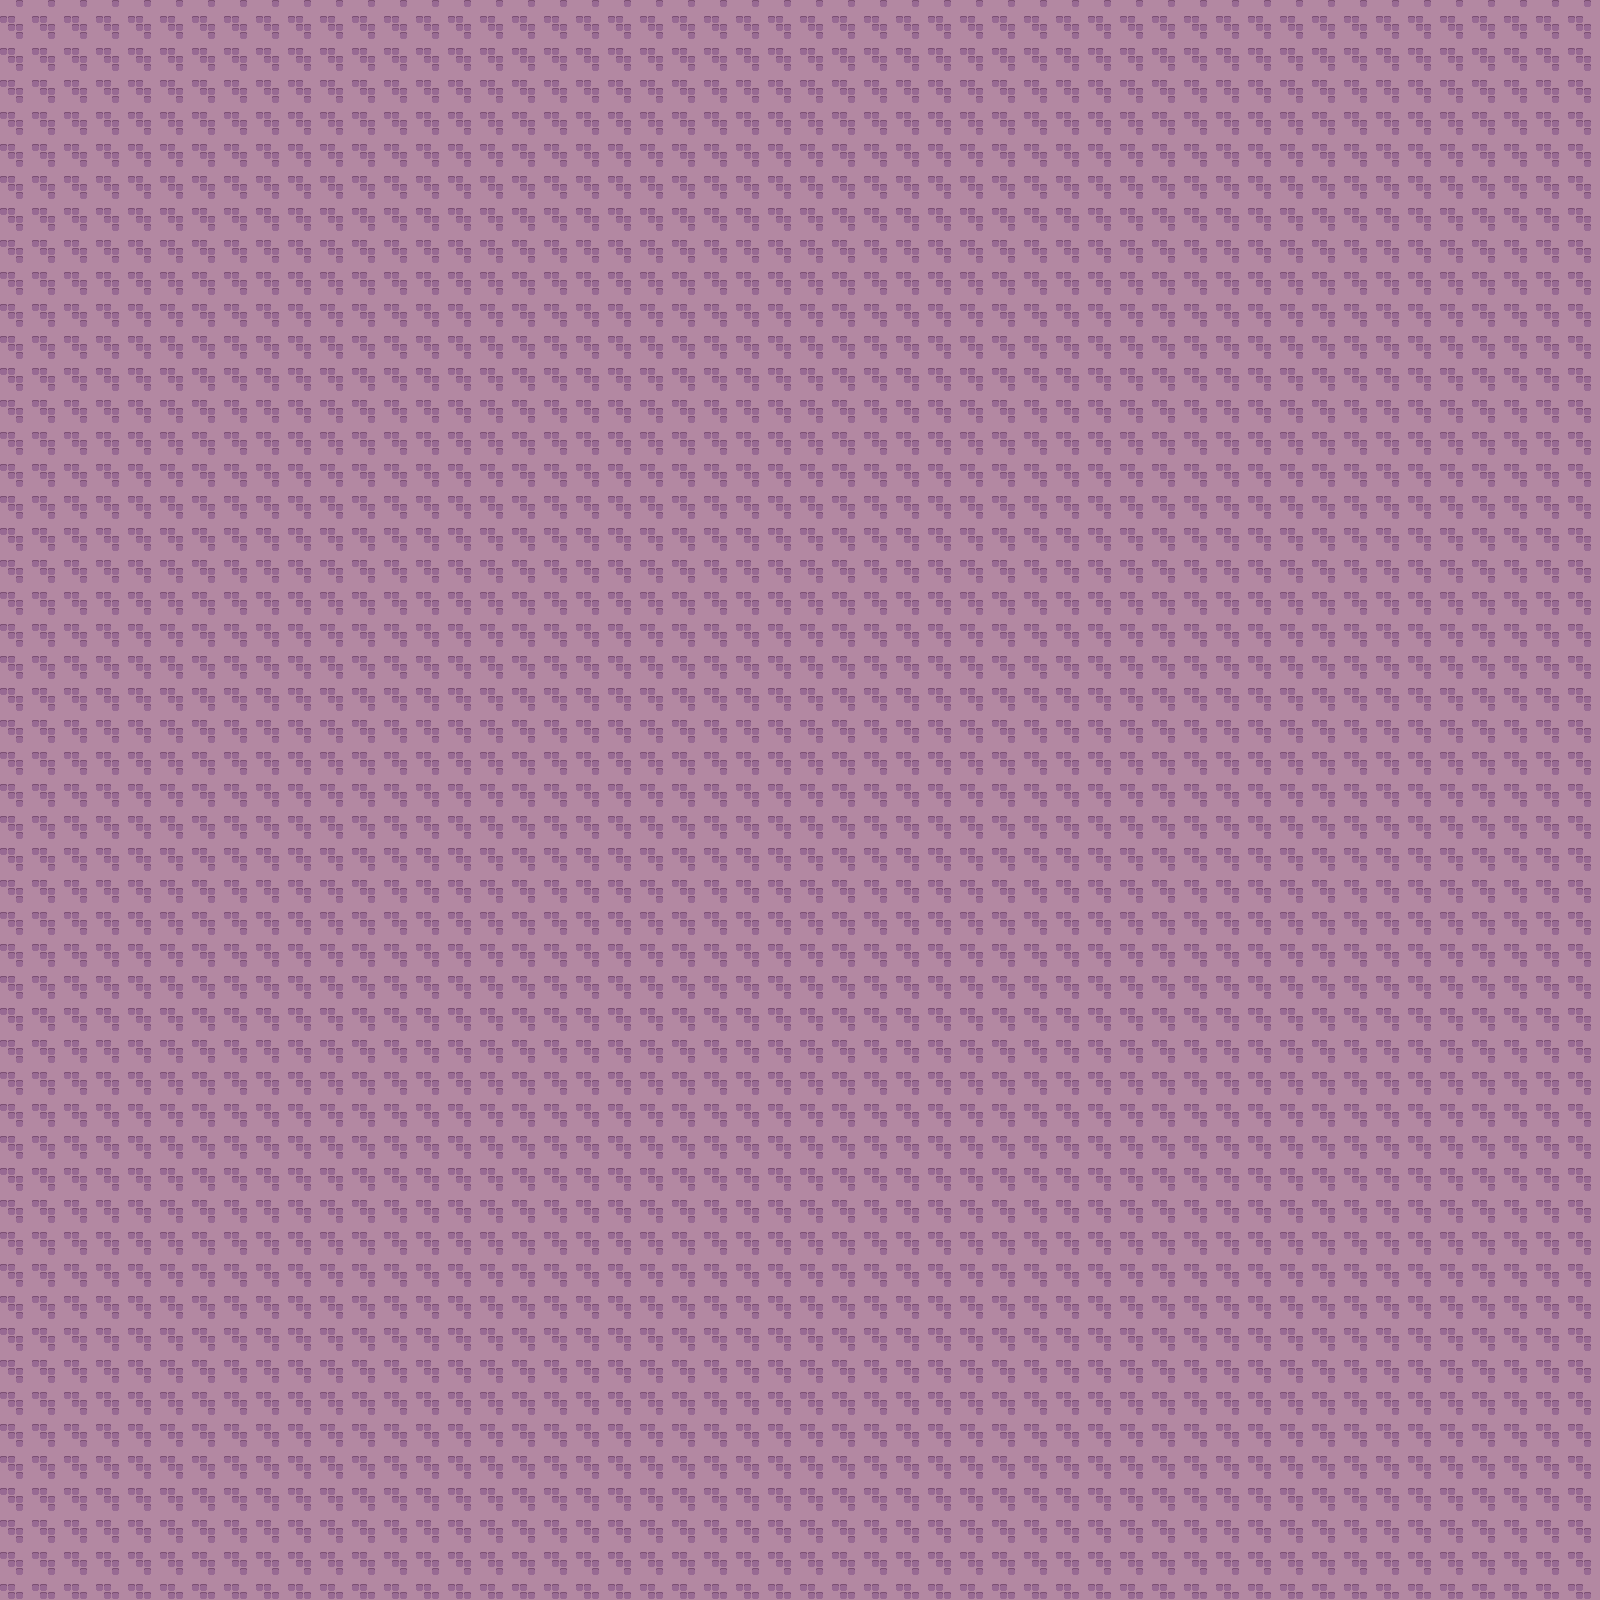

This is a level from a 2D game, rendered from its Tiled map with the project's own tilesets. A one-line summary and the map file follow, with tile-layer data summarised:
An orthogonal 50x50 tile map with 32x32 px tiles, 1 tile layer (ground).

<map version="1.2" tiledversion="1.2.3" orientation="orthogonal" renderorder="right-down" width="50" height="50" tilewidth="32" tileheight="32" infinite="0" nextlayerid="2" nextobjectid="1">
 <tileset firstgid="1" name="dungeon" tilewidth="32" tileheight="32" tilecount="54" columns="9">
  <image source="images/sheet.png" width="304" height="208" />
 </tileset>
 <layer id="1" name="ground" width="50" height="50">
  <data>[2500 cells, 2500 non-empty, 1 distinct tile ids]</data>
 </layer>
</map>
